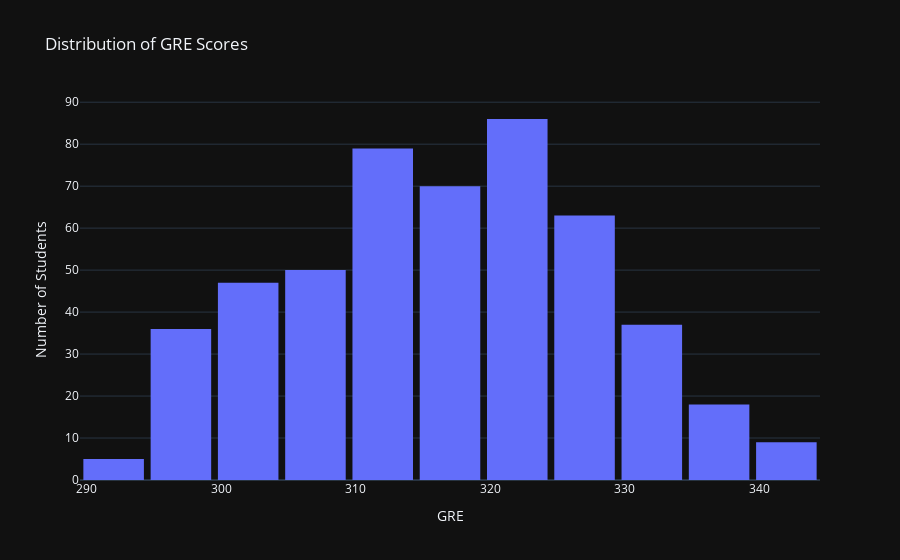

Notebook source saved alongside this figure:
### Code cell
fig=px.histogram(adm_data,x='GRE',nbins=20, title='Distribution of GRE Scores')
fig.update_layout(bargap=0.1,template='plotly_dark', yaxis_title='Number of Students')
fig.show(renderer= "vscode")

### Figure 1 — Plotly figure (JSON) as saved in the notebook; plotly's stock layout.template omitted (floating-point values rounded to 4 significant figures; data arrays with more than 128 entries replaced by an {"elided": "..."} marker saying what was removed)
{"data": [{"bingroup": "x", "hovertemplate": "GRE=%{x}<br>count=%{y}<extra></extra>", "legendgroup": "", "marker": {"color": "#636efa", "pattern": {"shape": ""}}, "name": "", "nbinsx": 20, "orientation": "v", "showlegend": false, "type": "histogram", "x": {"elided": "500 int values"}, "xaxis": "x", "yaxis": "y"}], "layout": {"bargap": 0.1, "barmode": "relative", "legend": {"tracegroupgap": 0}, "title": {"text": "Distribution of GRE Scores"}, "xaxis": {"anchor": "y", "domain": [0, 1], "title": {"text": "GRE"}}, "yaxis": {"anchor": "x", "domain": [0, 1], "title": {"text": "Number of Students"}}}}
